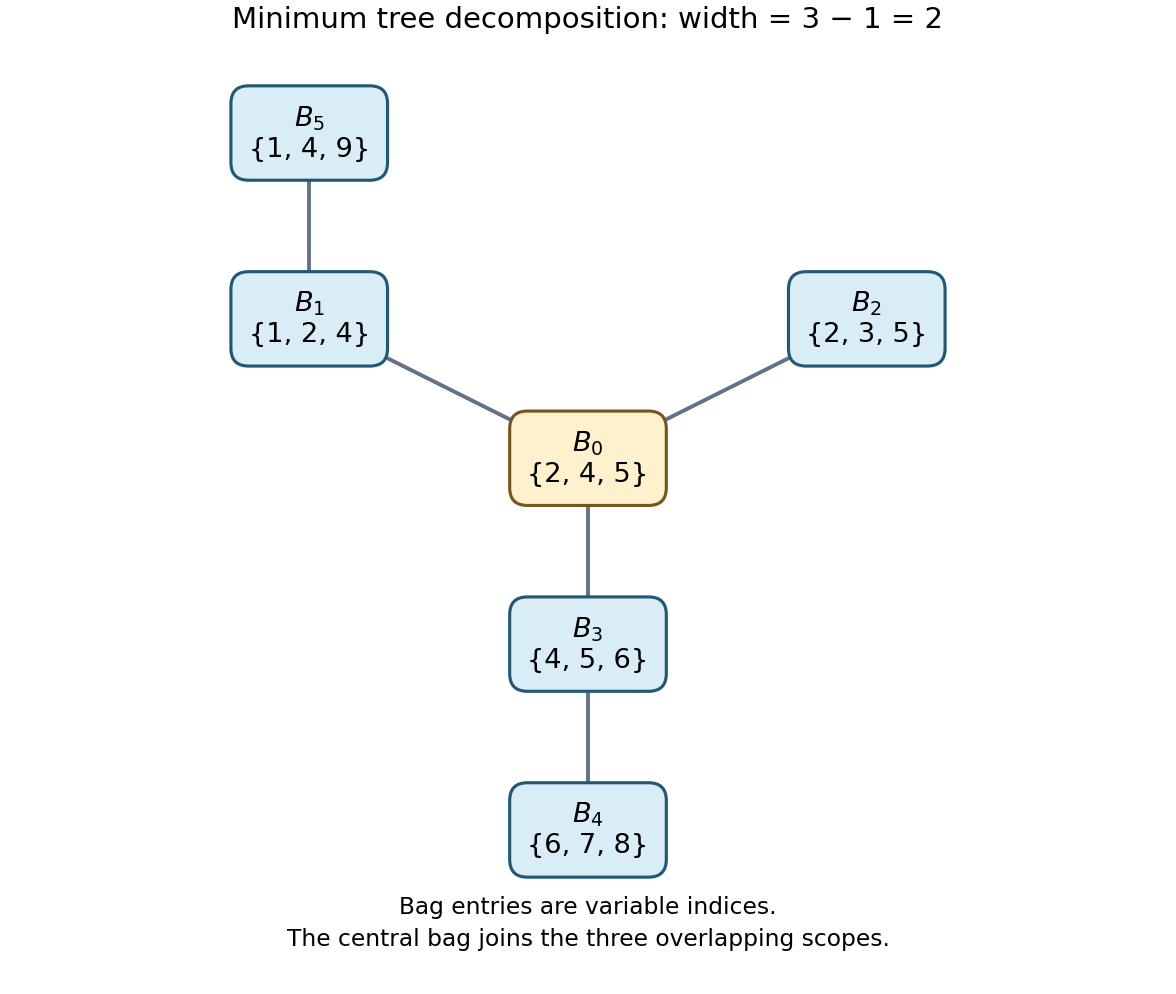

Recreate this plot in Python.
"""Original width-2 decomposition. Run from the desired PNG output directory.

Tested with Python 3.14.4, Matplotlib 3.10.7+dfsg1, NumPy 2.3.5.
"""
from pathlib import Path
import io
import matplotlib
matplotlib.use("Agg")
import matplotlib.pyplot as plt

BAGS = {0: (2, 4, 5), 1: (1, 2, 4), 2: (2, 3, 5),
        3: (4, 5, 6), 4: (6, 7, 8), 5: (1, 4, 9)}
POSITIONS = {0: (0, 0), 1: (-3, 1.5), 2: (3, 1.5),
             3: (0, -2), 4: (0, -4), 5: (-3, 3.5)}
TREE = [(0, 1), (0, 2), (0, 3), (3, 4), (1, 5)]
plt.rcParams.update({"font.family": "DejaVu Sans", "font.size": 12,
                     "figure.facecolor": "white", "axes.facecolor": "white",
                     "savefig.facecolor": "white", "savefig.transparent": False})
fig, ax = plt.subplots(figsize=(8.4, 7.1), layout="constrained")
for a, b in TREE:
    ax.plot([POSITIONS[a][0], POSITIONS[b][0]], [POSITIONS[a][1], POSITIONS[b][1]],
            color="#617386", lw=2, zorder=1)
for i, (x, y) in POSITIONS.items():
    numbers = ", ".join(map(str, BAGS[i]))
    label = f"$B_{i}$\n{{{numbers}}}"
    ax.text(x, y, label, ha="center", va="center", fontsize=14,
            bbox={"boxstyle": "round,pad=.65", "facecolor": "#fff1cd" if i == 0 else "#d9edf6",
                  "edgecolor": "#76551f" if i == 0 else "#225875", "linewidth": 1.6}, zorder=3)
ax.set_title("Minimum tree decomposition: width = 3 − 1 = 2", fontsize=15, pad=16)
ax.text(0, -5, "Bag entries are variable indices.\nThe central bag joins the three overlapping scopes.",
        ha="center", va="center", fontsize=12, linespacing=1.5)
ax.set(xlim=(-4.5, 4.5), ylim=(-5.7, 4.3), aspect="equal")
ax.axis("off")
buffer = io.BytesIO()
fig.savefig(buffer, format="png", dpi=140, facecolor="white", transparent=False,
            metadata={"Software": "Matplotlib"})
Path(Path(__file__).with_suffix(".png").name).write_bytes(buffer.getvalue())
plt.close(fig)
